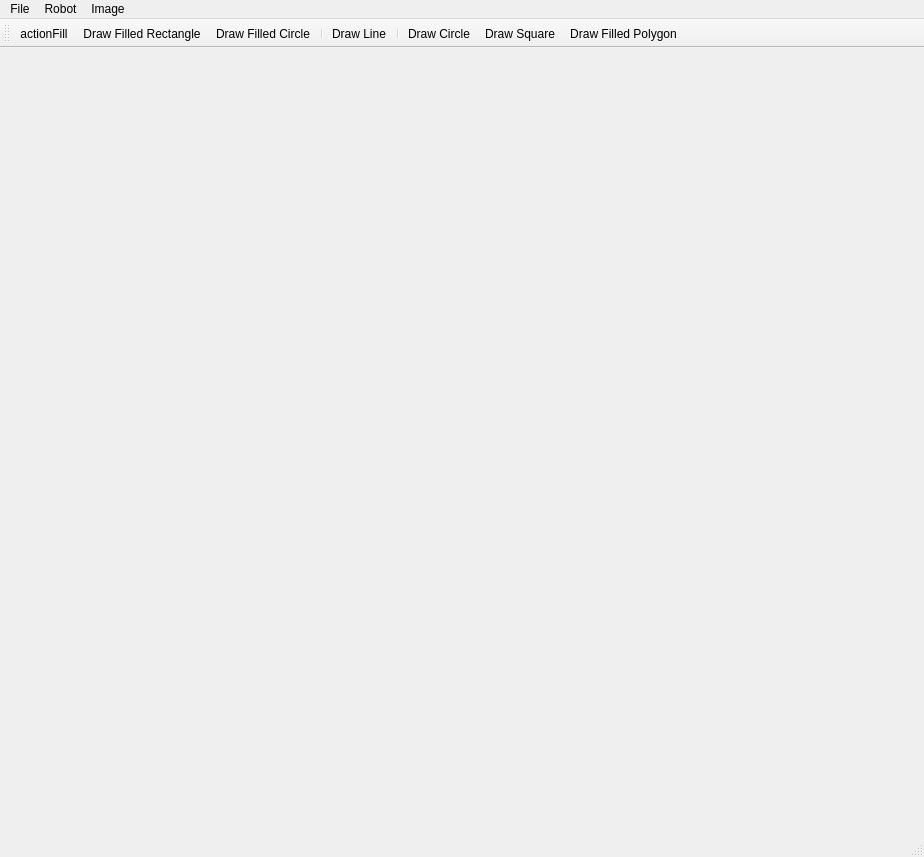
<?xml version="1.0" encoding="UTF-8"?>
<ui version="4.0">
 <class>Sketchpad</class>
 <widget class="QMainWindow" name="Sketchpad">
  <property name="geometry">
   <rect>
    <x>0</x>
    <y>0</y>
    <width>924</width>
    <height>857</height>
   </rect>
  </property>
  <property name="windowTitle">
   <string>MainWindow</string>
  </property>
  <widget class="QWidget" name="centralwidget">
   <widget class="QWidget" name="widget" native="true">
    <property name="geometry">
     <rect>
      <x>10</x>
      <y>10</y>
      <width>901</width>
      <height>750</height>
     </rect>
    </property>
    <property name="cursor">
     <cursorShape>CrossCursor</cursorShape>
    </property>
   </widget>
  </widget>
  <widget class="QMenuBar" name="menubar">
   <property name="geometry">
    <rect>
     <x>0</x>
     <y>0</y>
     <width>924</width>
     <height>21</height>
    </rect>
   </property>
   <widget class="QMenu" name="menuFile">
    <property name="title">
     <string>File</string>
    </property>
    <addaction name="actionNew"/>
    <addaction name="actionOpen"/>
    <addaction name="actionSave"/>
    <addaction name="actionSave_As"/>
   </widget>
   <widget class="QMenu" name="menuRobot">
    <property name="title">
     <string>Robot</string>
    </property>
    <widget class="QMenu" name="menuWorkspace">
     <property name="title">
      <string>Canvas</string>
     </property>
     <addaction name="actionCreate"/>
     <addaction name="actionLoad"/>
    </widget>
    <addaction name="menuWorkspace"/>
    <addaction name="actionShutdown"/>
   </widget>
   <widget class="QMenu" name="menuImage">
    <property name="title">
     <string>Image</string>
    </property>
    <addaction name="actionLoad_Photo_Canny"/>
    <addaction name="actionLoad_Photo_Kmeans"/>
    <addaction name="actionLaunch_webcam"/>
   </widget>
   <addaction name="menuFile"/>
   <addaction name="menuRobot"/>
   <addaction name="menuImage"/>
  </widget>
  <widget class="QStatusBar" name="statusbar"/>
  <widget class="QToolBar" name="toolBar_2">
   <property name="windowTitle">
    <string>toolBar_2</string>
   </property>
   <attribute name="toolBarArea">
    <enum>TopToolBarArea</enum>
   </attribute>
   <attribute name="toolBarBreak">
    <bool>false</bool>
   </attribute>
   <addaction name="actionActionFill"/>
   <addaction name="actionDraw_Filled_Rectangle"/>
   <addaction name="actionDraw_Filled_Circle"/>
   <addaction name="separator"/>
   <addaction name="actionDraw_Line"/>
   <addaction name="separator"/>
   <addaction name="actionDraw_Circle"/>
   <addaction name="actionDraw_Square"/>
   <addaction name="actionDraw_Filled_Polygon"/>
  </widget>
  <action name="actionOpen">
   <property name="icon">
    <iconset resource="myres.qrc">
     <normaloff>:/Icon Storage/open.png</normaloff>:/Icon Storage/open.png</iconset>
   </property>
   <property name="text">
    <string>Open</string>
   </property>
   <property name="shortcut">
    <string>Ctrl+O</string>
   </property>
  </action>
  <action name="actionNew">
   <property name="icon">
    <iconset resource="myres.qrc">
     <normaloff>:/Icon Storage/new.png</normaloff>:/Icon Storage/new.png</iconset>
   </property>
   <property name="text">
    <string>New</string>
   </property>
   <property name="shortcut">
    <string>Ctrl+N</string>
   </property>
  </action>
  <action name="actionDraw_Square">
   <property name="icon">
    <iconset resource="myres.qrc">
     <normaloff>:/Icon Storage/Square.png</normaloff>:/Icon Storage/Square.png</iconset>
   </property>
   <property name="text">
    <string>Draw Square</string>
   </property>
  </action>
  <action name="actionDraw_Circle">
   <property name="icon">
    <iconset resource="myres.qrc">
     <normaloff>:/Icon Storage/Circle.png</normaloff>:/Icon Storage/Circle.png</iconset>
   </property>
   <property name="text">
    <string>Draw Circle</string>
   </property>
  </action>
  <action name="actionDraw_Line">
   <property name="icon">
    <iconset resource="myres.qrc">
     <normaloff>:/Icon Storage/line.png</normaloff>:/Icon Storage/line.png</iconset>
   </property>
   <property name="text">
    <string>Draw Line</string>
   </property>
  </action>
  <action name="actionSave_As">
   <property name="icon">
    <iconset resource="myres.qrc">
     <normaloff>:/Icon Storage/save.png</normaloff>:/Icon Storage/save.png</iconset>
   </property>
   <property name="text">
    <string>Save As</string>
   </property>
  </action>
  <action name="actionSave">
   <property name="icon">
    <iconset resource="myres.qrc">
     <normaloff>:/Icon Storage/save.png</normaloff>:/Icon Storage/save.png</iconset>
   </property>
   <property name="text">
    <string>Save</string>
   </property>
   <property name="shortcut">
    <string>Ctrl+S</string>
   </property>
  </action>
  <action name="actionDraw_Filled_Circle">
   <property name="icon">
    <iconset resource="myres.qrc">
     <normaloff>:/Icon Storage/FilledCircle.png</normaloff>:/Icon Storage/FilledCircle.png</iconset>
   </property>
   <property name="text">
    <string>Draw Filled Circle</string>
   </property>
  </action>
  <action name="actionDraw_Filled_Rectangle">
   <property name="icon">
    <iconset resource="myres.qrc">
     <normaloff>:/Icon Storage/FilledSquare.png</normaloff>:/Icon Storage/FilledSquare.png</iconset>
   </property>
   <property name="text">
    <string>Draw Filled Rectangle</string>
   </property>
  </action>
  <action name="actionDraw_Filled_Polygon">
   <property name="icon">
    <iconset resource="myres.qrc">
     <normaloff>:/Icon Storage/FreeForm.png</normaloff>:/Icon Storage/FreeForm.png</iconset>
   </property>
   <property name="text">
    <string>Draw Filled Polygon</string>
   </property>
  </action>
  <action name="actionShutdown">
   <property name="text">
    <string>Shutdown</string>
   </property>
  </action>
  <action name="actionLoad">
   <property name="text">
    <string>load</string>
   </property>
  </action>
  <action name="actionCreate">
   <property name="text">
    <string>create</string>
   </property>
  </action>
  <action name="actionActionFill">
   <property name="icon">
    <iconset resource="myres.qrc">
     <normaloff>:/Icon Storage/fill.png</normaloff>:/Icon Storage/fill.png</iconset>
   </property>
   <property name="text">
    <string>actionFill</string>
   </property>
   <property name="toolTip">
    <string>Fill Region</string>
   </property>
  </action>
  <action name="actionLaunch_webcam">
   <property name="icon">
    <iconset resource="myres.qrc">
     <normaloff>:/Icon Storage/webcam.png</normaloff>:/Icon Storage/webcam.png</iconset>
   </property>
   <property name="text">
    <string>Launch Webcam</string>
   </property>
   <property name="toolTip">
    <string>launch webcam</string>
   </property>
  </action>
  <action name="actionLoad_Photo_Canny">
   <property name="icon">
    <iconset resource="myres.qrc">
     <normaloff>:/Icon Storage/camera.png</normaloff>:/Icon Storage/camera.png</iconset>
   </property>
   <property name="text">
    <string>Load Photo Canny</string>
   </property>
  </action>
  <action name="actionLoad_Photo_Kmeans">
   <property name="icon">
    <iconset resource="myres.qrc">
     <normaloff>:/Icon Storage/camera.png</normaloff>:/Icon Storage/camera.png</iconset>
   </property>
   <property name="text">
    <string>Load Photo Kmeans</string>
   </property>
  </action>
 </widget>
 <resources>
  <include location="myres.qrc"/>
 </resources>
 <connections/>
</ui>
